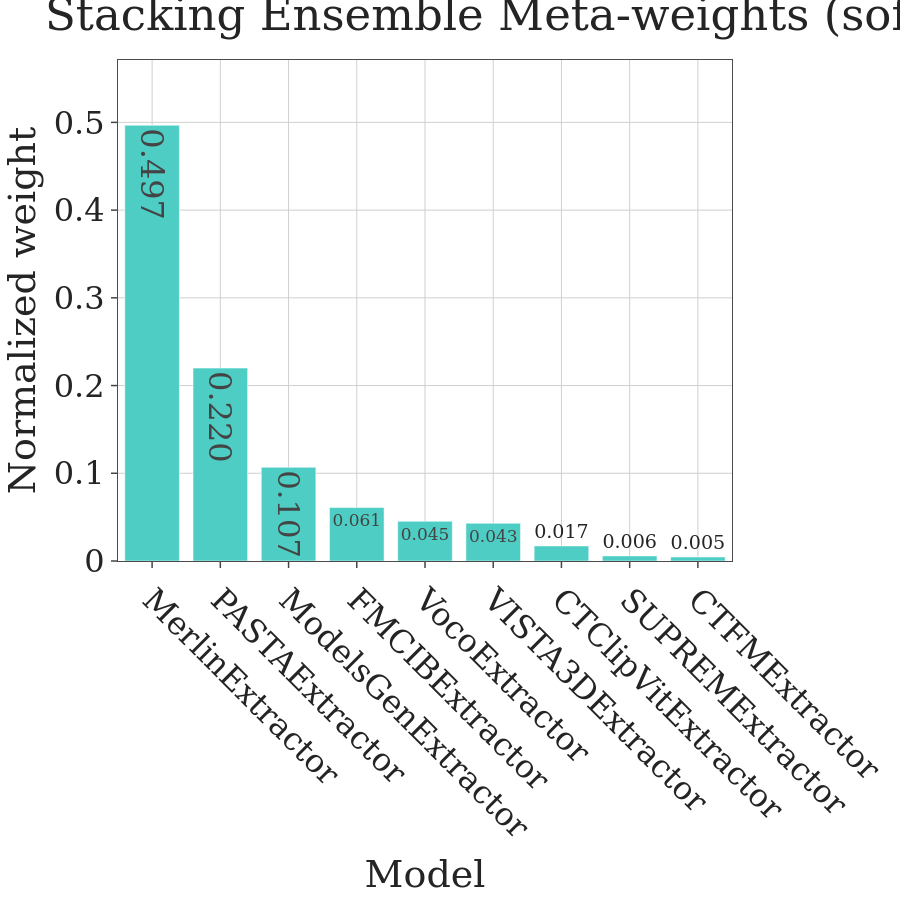

Write notebook code for a chart like this one.
### Code cell
# Visualize meta-learner weights from the last stacking run
if last_stacking_model is None:
    raise RuntimeError("Run the stacking ensemble cell before visualizing weights.")

meta_model = last_stacking_model['meta_model']
model_list = last_stacking_model['model_list']
coef = meta_model.coef_

n_models = len(model_list)
cols_per_model = coef.shape[1] // n_models

weight_rows = []
for idx, name in enumerate(model_list):
    start = idx * cols_per_model
    end = start + cols_per_model
    block = coef[0, start:end]
    weight_rows.append({
        "model": name,
        "meta_weight": float(np.mean(block))
    })

weight_df = pd.DataFrame(weight_rows)
weight_df['normalized'] = np.exp(weight_df['meta_weight']) / np.exp(weight_df['meta_weight']).sum()
weight_df = weight_df.sort_values('normalized', ascending=False)

fig = go.Figure()
fig.add_trace(go.Bar(
    x=weight_df['model'],
    y=weight_df['normalized'],
    marker_color='#4ECDC4',
    text=[f"{w:.3f}" for w in weight_df['normalized']],
    textposition='auto'
))
apply_r_style(fig, font_size=32)
fig.update_layout(
    title='Stacking Ensemble Meta-weights (softmax-normalized coefficients)',
    xaxis_title='Model',
    yaxis_title='Normalized weight',
    height=FIG_SIZE,
    width=FIG_SIZE,
    template='simple_white',
    xaxis_tickangle=45,
)
fig.update_yaxes(range=[0, weight_df['normalized'].max() * 1.15])

fig.write_image(PLOTS_DIR / f"{DATASET_SLUG}_stacking_weights.png")

fig.show()

print("Raw meta coefficients (per-model mean):")
print(weight_df[['model', 'meta_weight']].to_string(index=False))

### Figure 1 — Plotly figure (JSON) as saved in the notebook; plotly's stock layout.template omitted (floating-point values rounded to 4 significant figures)
{"data": [{"marker": {"color": "#4ECDC4"}, "text": ["0.497", "0.220", "0.107", "0.061", "0.045", "0.043", "0.017", "0.006", "0.005"], "textposition": "auto", "type": "bar", "x": ["MerlinExtractor", "PASTAExtractor", "ModelsGenExtractor", "FMCIBExtractor", "VocoExtractor", "VISTA3DExtractor", "CTClipVitExtractor", "SUPREMExtractor", "CTFMExtractor"], "y": [0.4966, 0.2199, 0.1068, 0.06091, 0.04527, 0.04299, 0.01713, 0.005833, 0.004529]}], "layout": {"font": {"family": "DejaVu Serif", "size": 32}, "height": 900, "margin": {"b": 60, "l": 60, "r": 40, "t": 60}, "paper_bgcolor": "white", "plot_bgcolor": "white", "title": {"text": "Stacking Ensemble Meta-weights (softmax-normalized coefficients)"}, "width": 900, "xaxis": {"gridcolor": "#D0D0D0", "linecolor": "#4B4B4B", "mirror": true, "showgrid": true, "tickangle": 45, "ticklen": 6, "ticks": "outside", "tickwidth": 1.5, "title": {"text": "Model"}, "zeroline": false}, "yaxis": {"gridcolor": "#D0D0D0", "linecolor": "#4B4B4B", "mirror": true, "range": [0, 0.5711], "showgrid": true, "ticklen": 6, "ticks": "outside", "tickwidth": 1.5, "title": {"text": "Normalized weight"}, "zeroline": false}}}
